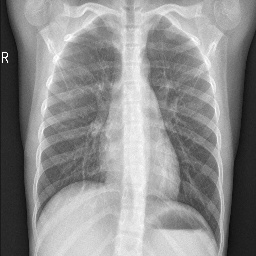
#> input picture resized_dataset/test/NORMAL/resized_IM-0003-0001.jpeg, 256 x 256 px; its folder holds only this picture in this run
$ jupyter execute --allow-errors 'HOG (SVM,RF,Knn,Logistic, Naive).ipynb'
#> lines starting #> are read from the running program, lines starting #| are printed output that depends on the picture
[cell 1]
import numpy as np
import pandas as pd
import matplotlib.pyplot as plt
import random
import seaborn as sns
import cv2
from PIL import Image
import os

from sklearn.svm import SVC
from sklearn.svm import LinearSVC
from sklearn.metrics import accuracy_score, confusion_matrix

print("Setup Complete.")

[cell 2]
from skimage.feature import hog
from skimage.feature import hog
from skimage import exposure

def load_data(path):
#> called with path = 'resized_dataset/train/NORMAL/'
    data = []
    for (dirpath, _, filenames) in os.walk(path):
        for filename in filenames:
            image_path = os.path.join(dirpath, filename)

            # Check if the image file exists
            if not os.path.exists(image_path):
                print(f"Image file not found: {image_path}")
                continue

            image = cv2.imread(image_path)
#> image is the input picture: shape (256, 256, 3); min 12, max 255, mean 142.4

            # Check if the image could not be loaded
            if image is None:
                print(f"Failed to load image: {image_path}")
                continue

            gray_image = cv2.cvtColor(image, cv2.COLOR_BGR2GRAY)

            # Compute HOG features
            features, hog_image = hog(gray_image, pixels_per_cell=(16, 16), block_norm='L2-Hys',
                                      visualize=True, transform_sqrt=True)
#> features = 15876 values, max 0.31 at index 14670, min 0.000507 at index 3441, mean 0.0927

            # Apply histogram equalization to the HOG image (optional)
            hog_image = exposure.equalize_hist(hog_image)
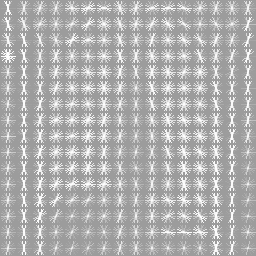
#> hog_image: shape (256, 256) float64; min 0.613, max 1, mean 0.692

            # Resize the HOG image if needed
            hog_image_resized = cv2.resize(hog_image, (256, 256))

            # Flatten the HOG image and append to the data list
            data.append(hog_image_resized.flatten())

    return data


path = 'resized_dataset'
print("1")
normal_train    = load_data(path + '/train/NORMAL/')
#> normal_train = 1 item
print("2")
pneumonia_train = load_data(path + '/train/PNEUMONIA/')
#> call 2 of load_data, with path = 'resized_dataset/train/PNEUMONIA/'
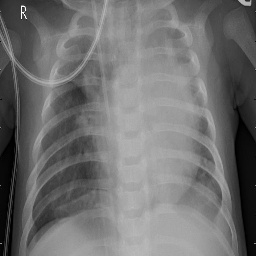
#> input picture resized_dataset/test/PNEUMONIA/resized_person100_bacteria_479.jpeg, 256 x 256 px
#> in load_data, image is the input picture: shape (256, 256, 3); min 0, max 255, mean 112.2
#> in load_data (call 2), `features, hog_image = hog(gray_image, pixels_per_cell=(16, 16), block_..`: features = 15876 values, max 0.31 at index 11266, min 0 at index 5736, mean 0.0901
#> in load_data (call 2), `hog_image = exposure.equalize_hist(hog_image)`:
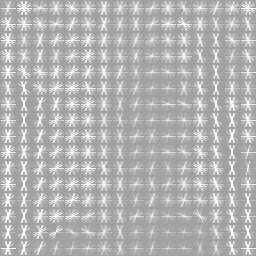
#> hog_image: shape (256, 256) float64; min 0.633, max 1, mean 0.707
#> pneumonia_train = 1 item
print("3")
normal_test     = load_data(path + '/test/NORMAL/')
#> normal_test = 1 item
print("4")
pneumonia_test  = load_data(path + '/test/PNEUMONIA/')
#> pneumonia_test = 1 item
print("5")

# Merge both cases into an array
X_train = normal_train + pneumonia_train
#> X_train = 2 items
X_test  = normal_test  + pneumonia_test
#> X_test = 2 items

#in these set gonna be thresholded
X_train2 = X_train
#> X_train2 = 2 items
X_test2 = X_test
#> X_test2 = 2 items

# Generate outcomes for them
y_train = [0] * len(normal_train) + [1] * len(pneumonia_train)
#> y_train = [0, 1]
y_test  = [0] * len(normal_test)  + [1] * len(pneumonia_test)
#> y_test = [0, 1]

[cell 3]
len(X_train)
#> Out = 2

[cell 4]
len(X_test)
#> Out = 2

# Shuffle data (not necessary)

[cell 5]
# 데이터 셔플
permutation = np.random.permutation(len(X_train))
#> permutation = [1, 0]
X_train = np.array(X_train)[permutation]
X_train2 = np.array(X_train)[permutation]
y_train = np.array(y_train)[permutation]
#> y_train = [1, 0]

permutation = np.random.permutation(len(X_test))
#> permutation = [0, 1]
X_test = np.array(X_test)[permutation]
X_test2 = np.array(X_test)[permutation]
y_test = np.array(y_test)[permutation]

[cell 6]
from sklearn.svm import SVC

# Create an SVM classifier
svm_classifier = SVC(kernel='linear')

svm_classifier.fit(X_train2, y_train)

y_pred = svm_classifier.predict(X_test2)
#> y_pred = [1, 0]

from sklearn.metrics import accuracy_score, precision_score, recall_score, f1_score

accuracy = accuracy_score(y_test, y_pred)
#> accuracy = 0
precision = precision_score(y_test, y_pred)
#> precision = 0
recall = recall_score(y_test, y_pred)
#> recall = 0
f1 = f1_score(y_test, y_pred)
#> f1 = 0

print(f"Accuracy: {accuracy}")
#| Accuracy: 0.0
print(f"Precision: {precision}")
#| Precision: 0.0
print(f"Recall: {recall}")
#| Recall: 0.0
print(f"F1-score: {f1}")
#| F1-score: 0.0

[cell 7]
from sklearn.metrics import confusion_matrix
import seaborn as sns
import matplotlib.pyplot as plt

# Confusion Matrix
conf_matrix = confusion_matrix(y_test, y_pred)
#> conf_matrix = [[0, 1], [1, 0]]

# Plotting the confusion matrix
plt.figure(figsize=(8, 6))
sns.heatmap(conf_matrix, annot=True, fmt="d", cmap="Blues", cbar=False,
            xticklabels=['Class 0', 'Class 1'],
            yticklabels=['Class 0', 'Class 1'])
plt.title("Confusion Matrix")
plt.xlabel("Predicted")
plt.ylabel("Actual")
plt.show()
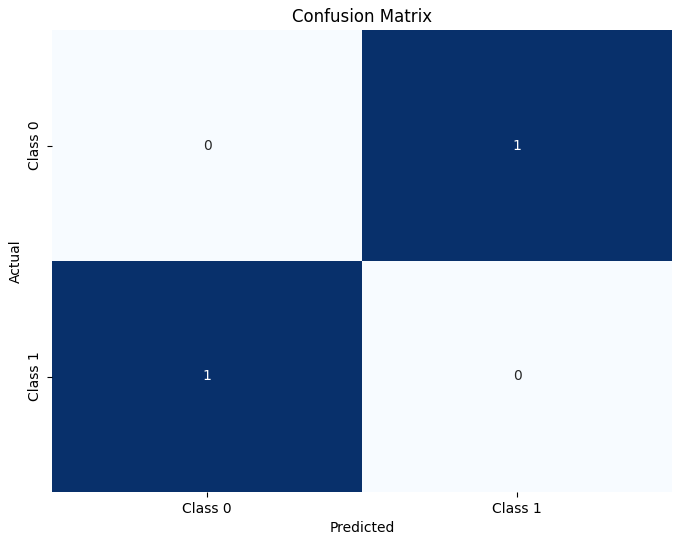
#> figure drawn by matplotlib, 1 panel

# Other metrics
print(f"Accuracy: {accuracy}")
#| Accuracy: 0.0
print(f"Precision: {precision}")
#| Precision: 0.0
print(f"Recall: {recall}")
#| Recall: 0.0
print(f"F1-score: {f1}")
#| F1-score: 0.0

# ROC Curve (Receiver Operating Characteristic)
from sklearn.metrics import roc_curve, auc
from sklearn.metrics import roc_auc_score

# Compute ROC curve and ROC area
y_probs = svm_classifier.decision_function(X_test2)
#> y_probs = [1, -1]
fpr, tpr, thresholds = roc_curve(y_test, y_probs)
#> fpr = [0, 1, 1]; tpr = [0, 0, 1]; thresholds = [inf, 1, -1]
roc_auc = auc(fpr, tpr)
#> roc_auc = 0

# Plot ROC curve
plt.figure(figsize=(8, 6))
plt.plot(fpr, tpr, color='darkorange', lw=2, label=f'ROC curve (AUC = {roc_auc:.2f})')
plt.plot([0, 1], [0, 1], color='navy', lw=2, linestyle='--')
plt.xlabel('False Positive Rate')
plt.ylabel('True Positive Rate')
plt.title('Receiver Operating Characteristic (ROC) Curve')
plt.legend(loc="lower right")
plt.show()
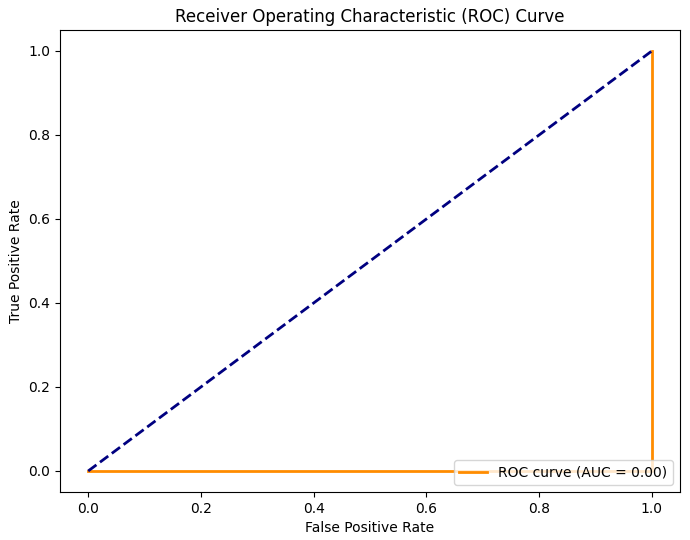
#> figure drawn by matplotlib, 1 panel
